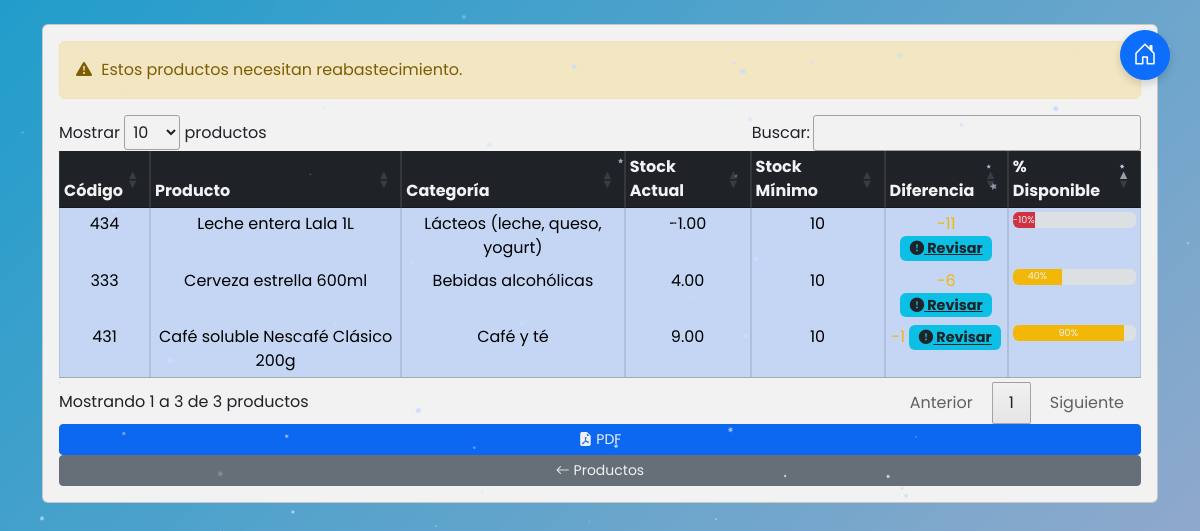
Screenshot of /reporte_stock.php (signed in) with the database file from the repository.
### tables this page shows
CREATE TABLE `productos` (
  `id_producto` int(11) NOT NULL,
  `nombre` varchar(100) NOT NULL,
  `precio` decimal(10,2) NOT NULL,
  `precio_compra` decimal(10,2) DEFAULT NULL,
  `cantidad` decimal(10,2) DEFAULT NULL,
  `stock` int(11) NOT NULL,
  `baja_alta` enum('activo','inactivo') NOT NULL DEFAULT 'activo',
  `id_categoria` int(11) NOT NULL,
  `codigo` varchar(255) NOT NULL
);

CREATE TABLE `categorias` (
  `id_categoria` int(11) NOT NULL,
  `nombre` varchar(100) NOT NULL,
  `fechabaja` datetime DEFAULT NULL
);

### reporte_stock.php (the view, shortened to what this page needs)
<?php
include 'funciones/db.php';
$sql = "SELECT
           p.*,
           c.nombre as categoria_nombre,
           (p.cantidad - p.stock) as diferencia,
           (p.cantidad/p.stock) * 100 as porcentaje
        FROM productos p
        JOIN categorias c ON p.id_categoria = c.id_categoria
        WHERE p.cantidad <= p.stock
          AND p.baja_alta = 'activo'
          AND p.stock > 0
        ORDER BY porcentaje ASC";
$result = $conn->query($sql);
?>
<!DOCTYPE html>
<html lang="es">
<head>
    <link href="https://cdn.jsdelivr.net/npm/bootstrap@5.3.0/dist/css/bootstrap.min.css" rel="stylesheet">
    <link rel="stylesheet" href="https://cdn.datatables.net/1.11.3/css/jquery.dataTables.min.css">
<link rel="stylesheet" href="https://cdn.jsdelivr.net/npm/bootstrap-icons@1.10.5/font/bootstrap-icons.css">
<link rel="stylesheet" href="https://cdn.jsdelivr.net/npm/bootstrap-icons@1.11.3/font/bootstrap-icons.min.css">
</head>
<body class="container mt-4">
    <div class="card p-3 mb-4">
        <div class="alert alert-warning">
            <i class="bi bi-exclamation-triangle-fill"></i> Estos productos necesitan reabastecimiento.
        </div>
        <table class="table table-bordered text-center compact table-primary" id="tabla_stock">
            <thead class="table-dark">
                <tr>
                    <th>Código</th>
                    <th>Producto</th>
                    <th>Categoría</th>
                    <th>Stock Actual</th>
                    <th>Stock Mínimo</th>
                    <th>Diferencia</th>
                    <th>% Disponible</th>
                </tr>
            </thead>
            <tbody>
                <?php while ($row = $result->fetch_assoc()):
                    $porcentaje = ($row['stock'] > 0) ? ($row['cantidad'] / $row['stock']) * 100 : 0;
                    $clase_fila = ($porcentaje < 20) ? 'stock-critico' : 'stock-bajo';
                ?>
                <tr class="<?= $clase_fila ?>">
                    <td><?= htmlspecialchars($row['codigo']) ?></td>
                    <td><?= htmlspecialchars($row['nombre']) ?></td>
                    <td><?= htmlspecialchars($row['categoria_nombre']) ?></td>
                    <td><?= htmlspecialchars($row['cantidad']) ?></td>
                    <td><?= htmlspecialchars($row['stock']) ?></td>
                    <?php
                    $diferencia = $row['cantidad'] - $row['stock'];
                    $urgencia = '';
                    if ($diferencia < -50) {
                        $urgencia = '<a href="pc.php?codigo='.urlencode($row['codigo']).'" class="badge bg-danger"><i class="bi bi-exclamation-octagon-fill"></i> ¡URGENTE!</a>';
                    } elseif ($diferencia < -20) {
                        $urgencia = '<a href="pc.php?codigo='.urlencode($row['codigo']).'" class="badge bg-warning text-dark"><i class="bi bi-exclamation-triangle-fill"></i> Atención</a>';
                    } elseif ($diferencia < 0) {
                        $urgencia = '<a href="pc.php?codigo='.urlencode($row['codigo']).'" class="badge bg-info text-dark"><i class="bi bi-exclamation-circle-fill"></i> Revisar</a>';
                    }
                    ?>
                    <td class="<?= ($diferencia < -20) ? 'text-danger fw-bold' : 'text-warning' ?>">
                        <?= $diferencia ?> <?= $urgencia ?>
                    </td>
                    <td>
                        <div class="progress">
                            <div class="progress-bar <?= ($porcentaje < 30) ? 'bg-danger' : 'bg-warning' ?>"
                                 role="progressbar"
                                 style="width: <?= $porcentaje ?>%"
                                 aria-valuenow="<?= $porcentaje ?>"
                                 aria-valuemin="0"
                                 aria-valuemax="100">
                                <?= round($porcentaje) ?>%
                            </div>
                        </div>
                    </td>
                <?php endwhile; ?>
            </tbody>
        </table>
 <button class="btn btn-primary btn-sm px-2 py-1" id="exportPdf">
    <i class="bi bi-file-earmark-pdf-fill"></i>
    <span class="btn-text">PDF</span>
</button>
<a href="crud_productos.php" class="btn btn-secondary btn-sm px-2 py-1">
    <i class="bi bi-arrow-left"></i> Productos
</a>
        </div>
<a href="#" onclick="confirmarRegreso(); return false;"
   class="floating-btn btn btn-primary btn-lg rounded-circle">
    <i class="bi bi-house-door fs-4"></i>
</a>
</body>
</html>

### reporte_stock.php (style rules this page uses)
body { background: linear-gradient(-45deg, #6d38a0, #ff7eb3, #D8B9D6, #23a6d5); background-size: 400% 400%; animation: gradientBG 15s ease infinite; min-height: 100vh; font-family: 'Poppins', sans-serif; }
.stock-critico { background-color: #ffcccc !important; }
.stock-bajo { background-color: #fff3cd !important; }
.floating-btn { position: fixed; top: 30px; right: 30px; box-shadow: 0 4px 8px rgba(0, 0, 0, 0.15); transition: all 0.3s ease; width: 50px; height: 50px; display: flex; align-items: center; justify-content: center; z-index: 1000; }
.badge { font-size: 0.9em; }
.stock-critico { background-color: #f8d7da !important; }
.progress-bar { font-size: 0.8em; }
.alert-warning { background-color: #fff3cd; color: #856404; border-color: #ffeeba; }
.alert-warning i { margin-right: 5px; }

### rows the page displays
productos: codigo "434", nombre "Leche entera Lala 1L", id_categoria.nombre "Lácteos (leche, queso, yogurt)", cantidad "-1.00", stock "10", diferencia "-11", porcentaje "-10"
productos: codigo "333", nombre "Cerveza estrella 600ml", id_categoria.nombre "Bebidas alcohólicas", cantidad "4.00", stock "10", diferencia "-6", porcentaje "40"
productos: codigo "431", nombre "Café soluble Nescafé Clásico 200g", id_categoria.nombre "Café y té", cantidad "9.00", stock "10", diferencia "-1", porcentaje "90"
